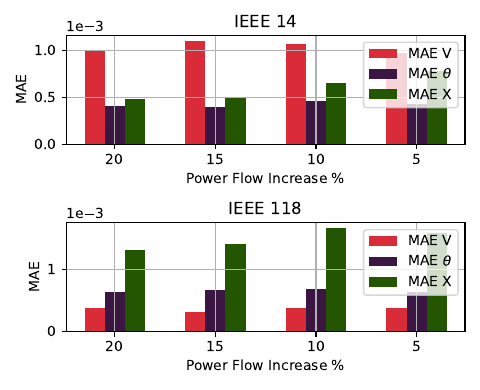

Source code (Python):
#%%

import pandas as pd
import numpy as np
import matplotlib.pyplot as plt
from matplotlib.ticker import ScalarFormatter


red="#da2c38"
blue="#3c1642"
green="#245501"
orange="#ff9914"
pink="#e8ffb7"

clrs=[blue,red,green,orange,pink]

lvls=["20","15","10","5"]


dlvls={"5":"+5%","10":"+10%","15":"+15%","20":"+20%","m5":"-5%","m10":"-10%","m15":"-15%","m20":"-20%"}

dsys={"IEEE 14":"IEEE14_tcsc","IEEE 118":"IEEE118_tcsc_2"}


#%%
path="EMA/"

df={}
for key,item in dsys.items():
    df[key]=pd.DataFrame()
    for lvl in lvls:
        d=pd.read_csv(path+"res"+item+"str_5incr_"+str(lvl)+".csv")
        df[key]=pd.concat([df[key],d])
# %%

k=0.60
x=8
y=6.5

fig, axs = plt.subplots(nrows=2,ncols=1,figsize=(x*k, y*k))


i=0
wd=0.2

for key,sys in dsys.items():
    x=np.array(list(range(1,len(df[key][(df[key]["Solver"]=="A")])+1)))
    axs[i].set_ylabel("MAE")
    axs[i].set_xlabel("Power Flow Increase %")
    axs[i].set_xticks(range(1,len(df[key][(df[key]["Solver"]=="A")]["prec"])+1))
    axs[i].set_xticklabels(df[key][(df[key]["Solver"]=="A")]["prec"].tolist())
    axs[i].set_title(key)
    axs[i].ticklabel_format(axis='y', style='sci', scilimits=(0,0))
    axs[i].bar(x-wd,df[key][(df[key]["Solver"]=="A")]["EMA_V"],width=wd,label="MAE V",color=red)
    axs[i].bar(x,df[key][(df[key]["Solver"]=="A")]["EMA_T"],width=wd,label="MAE $\\theta$",color=blue)
    axs[i].bar(x+wd,df[key][(df[key]["Solver"]=="A")]["EMA_X"],width=wd,label="MAE X",color=green)
    axs[i].grid()
    axs[i].legend()
    i=i+1
    
# %%
fig.tight_layout()
plt.savefig("EMA.pdf")
# %%
